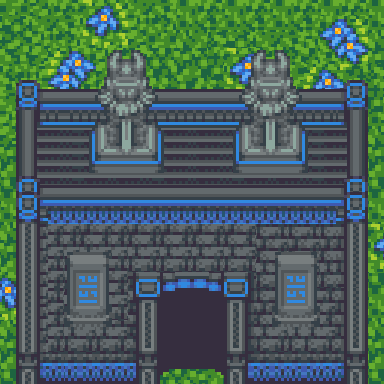

Tiled map render using the project's own tile images. Description and the map definition, with tile-layer contents summarised, below:
An orthogonal 24x24 tile map with 16x16 px tiles, 6 tile layers (Tile Layer 6, Tile Layer 3, Tile Layer 2, Tile Layer 4, ...), 3 tilesets.

<map version="1.2" tiledversion="1.2.1" orientation="orthogonal" renderorder="right-down" width="24" height="24" tilewidth="16" tileheight="16" infinite="0" nextlayerid="7" nextobjectid="1">
 <tileset firstgid="1" source="tileB_dungeon.tsx" />
 <tileset firstgid="2305" source="tileA4_dungeon.tsx" />
 <tileset firstgid="4465" source="tileA5_outsidea.tsx" />
 <layer id="6" name="Tile Layer 6" width="24" height="24">
  <data>[576 cells, 250 non-empty, 38 distinct tile ids]</data>
 </layer>
 <layer id="3" name="Tile Layer 3" width="24" height="24">
  <data>[576 cells, 100 non-empty, 25 distinct tile ids]</data>
 </layer>
 <layer id="2" name="Tile Layer 2" width="24" height="24">
  <data>[576 cells, 168 non-empty, 54 distinct tile ids]</data>
 </layer>
 <layer id="4" name="Tile Layer 4" width="24" height="24">
  <data>[576 cells, 111 non-empty, 63 distinct tile ids]</data>
 </layer>
 <layer id="1" name="Tile Layer 1" width="24" height="24">
  <data>[576 cells, 246 non-empty, 104 distinct tile ids]</data>
 </layer>
 <layer id="5" name="Tile Layer 5" width="24" height="24">
  <data>[576 cells, 36 non-empty, 18 distinct tile ids]</data>
 </layer>
</map>
